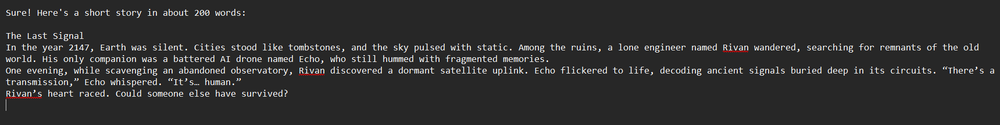
#> input picture ocr/image.png, 1000 x 125 px, shrunk from 1911 x 238 before the run
$ python 2.py
#> lines starting #> are read from the running program, lines starting #| are printed output that depends on the picture; after the words box and inside, x2 and y2 are one past the last pixel; in counts of white or black regions, pixels touching at a corner belong together
import pytesseract
from pytesseract import Output
import cv2
import numpy as np

# If Windows, specify Tesseract executable path:
# pytesseract.pytesseract.tesseract_cmd = r"C:\Program Files\Tesseract-OCR\tesseract.exe"

def preprocess_image(image_path):
    """
    Preprocess image for maximum OCR accuracy:
    - Grayscale
    - Denoise
    - Sharpen
    - Binarize
    - Deskew
    """
#> called with image_path = 'image.png'
    img = cv2.imread(image_path)
#> img is the input picture: shape (125, 1000, 3); mean B, G, R 47, 47, 47.1
    gray = cv2.cvtColor(img, cv2.COLOR_BGR2GRAY)

    # Denoise
    gray = cv2.fastNlMeansDenoising(gray, h=30)
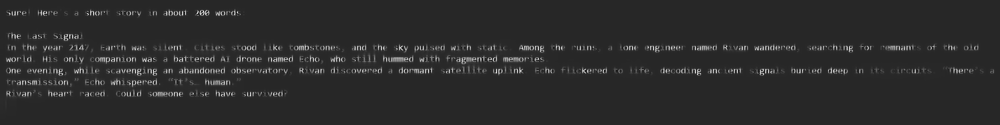
#> gray: shape (125, 1000); min 8, max 230, mean 44.4

    # Sharpen
    kernel = np.array([[0,-1,0],[-1,5,-1],[0,-1,0]])
    gray = cv2.filter2D(gray, -1, kernel)
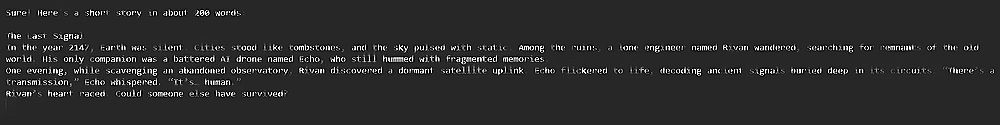
#> gray: shape (125, 1000); min 0, max 255, mean 44.9

    # Binarize
    gray = cv2.adaptiveThreshold(gray, 255,
                                 cv2.ADAPTIVE_THRESH_GAUSSIAN_C,
                                 cv2.THRESH_BINARY, 31, 2)
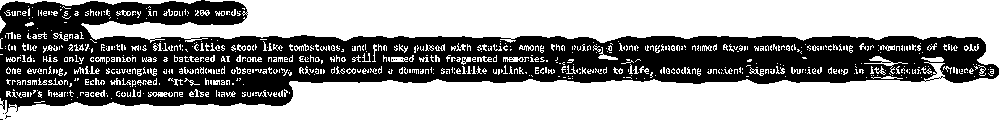
#> gray: shape (125, 1000); 61.6% white; 54 black regions (53 under 20 px), largest, box (x1, y1, x2, y2) and area: (0, 0, 999, 114) 47830

    # Deskew
    coords = np.column_stack(np.where(gray > 0))
#> coords = 77056 pairs, first value 0 to 124, second value 0 to 999
    angle = cv2.minAreaRect(coords)[-1]
#> angle = -90
    if angle < -45:
        angle = -(90 + angle)
#> angle = 0
    else:
        angle = -angle
    (h, w) = gray.shape
#> h = 125; w = 1000
    center = (w//2, h//2)
#> center = (500, 62)
    M = cv2.getRotationMatrix2D(center, angle, 1.0)
#> M = [[1, 0, 0], [0, 1, 0]]
    gray = cv2.warpAffine(gray, M, (w, h),
                          flags=cv2.INTER_CUBIC,
                          borderMode=cv2.BORDER_REPLICATE)
    return gray

def run_tesseract_ocr(image_path, output_file="tesseract_output.txt"):
    # Preprocess image
    processed_image = preprocess_image(image_path)

    # Run Tesseract OCR
    custom_config = r'--oem 3 --psm 6'  # OEM 3 = LSTM neural nets, PSM 6 = Assume a uniform block of text
    data = pytesseract.image_to_data(processed_image, output_type=Output.DICT, config=custom_config, lang='eng')

    n_boxes = len(data['text'])
    full_text = ""
    confidences = []

    for i in range(n_boxes):
        text = data['text'][i].strip()
        conf = int(data['conf'][i])
        if text != "":
            full_text += text + " "
            confidences.append(conf)
        # Add line break if new line detected
        if data['line_num'][i] != data['line_num'][i-1] if i>0 else False:
            full_text += "\n"

    overall_confidence = sum(confidences)/len(confidences) if confidences else 0

    # Save to file
    with open(output_file, "w", encoding="utf-8") as f:
        f.write(full_text.strip())
        f.write(f"\n\nOverall Confidence: {overall_confidence:.2f}")

    print(f"✅ OCR complete! Saved to {output_file}")
    print(f"Overall Confidence: {overall_confidence:.2f}")

# -----------------------------
# Run
# -----------------------------
if __name__ == "__main__":
    image_path = "image.png"  # replace with your image
    run_tesseract_ocr(image_path)
#> (the call stopped at in run_tesseract_ocr, `data = pytesseract.image_to_data(processed_image, output_type=Output.D..`: pytesseract is not available in this run)
